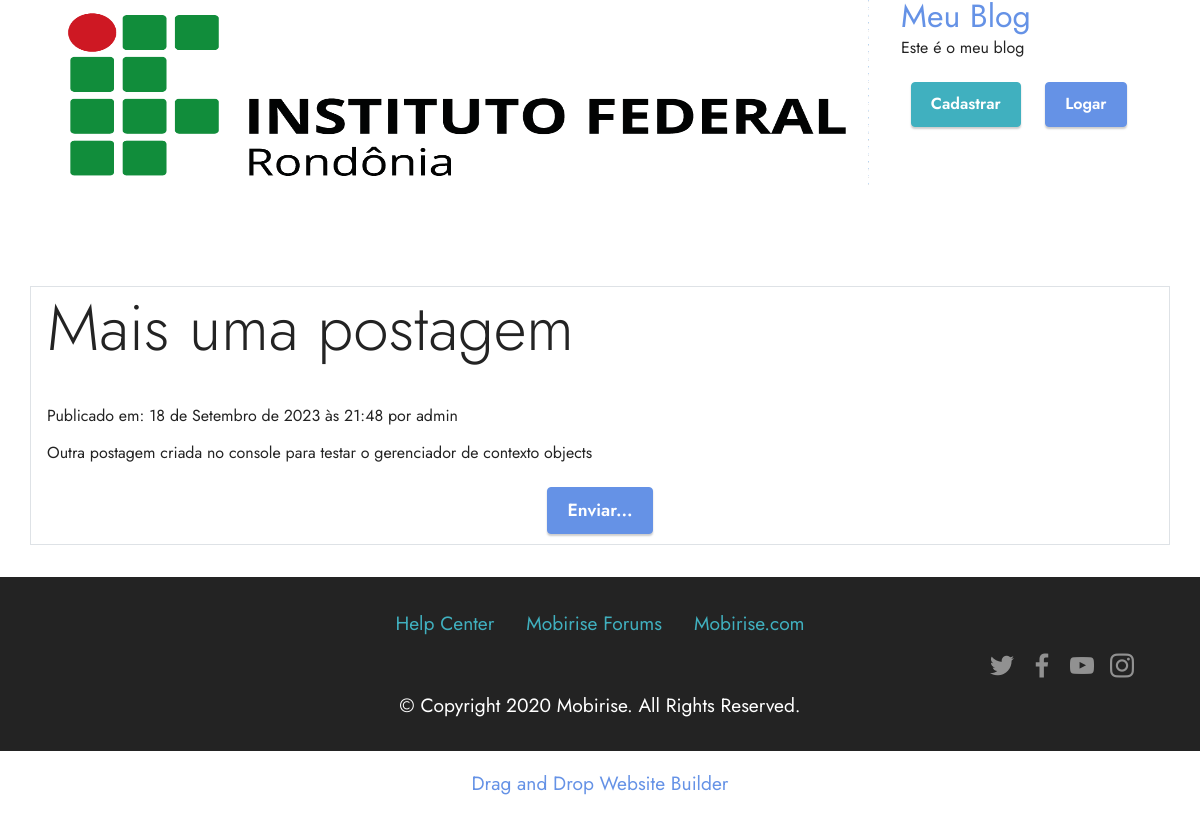
Page /detalhe/5/mais-uma-postagem on the committed database.
### postagens/models.py (models this page shows, shortened)
class Postagem(models.Model):
    objects = models.Manager()
    publicados = PostsPublicados()
    STATUS_CHOICES = (
        ('rascunho', 'Rascunho'),
        ('publicado', 'Publicado'),
    )
    titulo = models.CharField(max_length=100)
    slug = models.SlugField(max_length=100)
    corpo = models.TextField()
    publicado = models.DateTimeField(default=timezone.now)
    criado = models.DateTimeField(auto_now_add=True)
    status = models.CharField(max_length=9, choices=STATUS_CHOICES, default='rascunho')
    autor = models.ForeignKey(User, on_delete=models.CASCADE, related_name='post_autor')
    class Meta:
        verbose_name = 'Post'
        verbose_name_plural = 'Posts'
        ordering = ['-publicado']

### postagens/views.py (the view)
# urls.py: path('detalhe/<id>/<slug>', views.DetalhePostView.as_view(), name='detalhepost'),
class DetalhePostView(DetailView):
    template_name = 'postagens/detalhe.html'
    model = Postagem
    context_object_name = 'post'

### postagens/templates/postagens/detalhe.html (shortened to what this page needs)
{% extends 'base.html' %}
{% load static %}
{% block conteudo%}
{% include 'includes/top.html' %}
<section data-bs-version="5.1" class="content10 cid-tzVgp39K95" id="content10-1">
    <div class="container">
        <div class="row justify-content-center border border-ligth">
            <div class="col-12">
                <h6 class="mbr-section-subtitle mbr-fonts-style mb-4 display-3">
                    {{ post.titulo }}
                </h6>
            </div>
            <div class="col-12">
                <p class="mbr-text mbr-fonts-style display-9">
                    Publicado em: {{ post.publicado }} por {{ post.autor }}
                </p>
                <p class="mbr-text mbr-fonts-style display-7">
                    {{ post.corpo|linebreaks }}
                </p>
            </div>
            <div class="mbr-section-btn align-center">
                    <a class="btn btn-primary display-4"
                       href="{% url 'enviarpost' post.id %}">Enviar...</a>
            </div>
        </div>
    </div>
</section>
{% endblock %}

### postagens/static/assets/theme/css/style.css (style rules this page uses)
section { background-color: #ffffff; }
body { font-style: normal; line-height: 1.5; font-weight: 400; color: #232323; position: relative; }
section, .container, .container-fluid { position: relative; word-wrap: break-word; }
a { font-style: normal; font-weight: 400; cursor: pointer; }
a, a:hover { text-decoration: none; }
.mbr-section-subtitle { line-height: 1.3; }
.mbr-text { font-style: normal; line-height: 1.7; }
h1, h2, h3, h4, h5, h6, .display-1, .display-2, .display-4, .display-5, .display-7, span, p, a { line-height: 1; word-break: break-word; word-wrap: break-word; font-weight: 400; }
section { background-position: 50% 50%; background-repeat: no-repeat; background-size: cover; }
.align-center { text-align: center; }
.mbr-section-btn { margin-left: -0.6rem; margin-right: -0.6rem; font-size: 0; }
.btn { font-weight: 600; border-width: 1px; font-style: normal; margin: 0.6rem 0.6rem; white-space: normal; transition: all 0.2s ease-in-out; display: inline-flex; align-items: center; justify-content: center; word-break: break-word; }
.row { display: -webkit-flex; -webkit-flex-wrap: wrap; }
.justify-content-center { -webkit-justify-content: center; }
html, body { height: auto; min-height: 100vh; }
.mb-4 { margin-bottom: 2rem !important; }
@media (min-width: 992px) { .container { padding-left: 16px; padding-right: 16px; } }
@media (min-width: 992px) { .row { margin-left: -16px; margin-right: -16px; } }
@media (min-width: 992px) { .row > [class*=col] { padding-left: 16px; padding-right: 16px; } }

### postagens/static/assets/mobirise/css/mbr-additional.css (style rules this page uses)
body { font-family: Jost; }
.display-4 { font-family: 'Jost', sans-serif; font-size: 1.1rem; line-height: 1.5; }
.display-7 { font-family: 'Jost', sans-serif; font-size: 1.2rem; line-height: 1.5; }
.btn { padding: 0.6rem 1.2rem; border-radius: 4px; }
.btn-primary, .btn-primary:active { background-color: #6592e6 !important; border-color: #6592e6 !important; color: #ffffff !important; box-shadow: 0 2px 2px 0 rgba(0, 0, 0, 0.2); }
a, a:hover { color: #6592e6; }
body { overflow-x: hidden; }
a { transition: color 0.6s; }
.cid-tzVgp39K95 { padding-top: 3rem; padding-bottom: 2rem; background-color: #ffffff; }

### rows in the picture
Postagem: titulo "Mais uma postagem", publicado "18 de Setembro de 2023 às 21:48", autor "admin", corpo "Outra postagem criada no console para testar o gerenciador de contexto objects"
